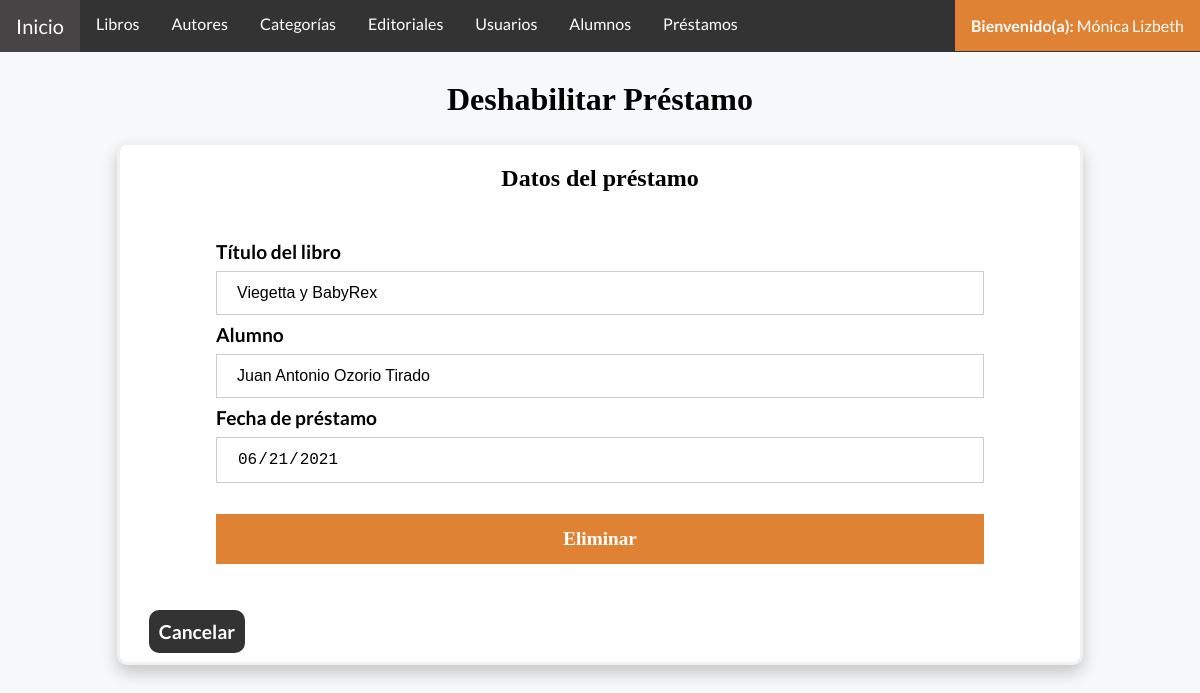
Screenshot of /prestamoDeshabilitar.php?id=1 (signed in) with the database file from the repository.
### tables this page shows
CREATE TABLE `prestamos` (
  `idPrestamo` int(11) NOT NULL AUTO_INCREMENT,
  `idLibro` int(11) NOT NULL,
  `idUsuario` int(11) NOT NULL,
  `idAlumno` int(11) NOT NULL,
  `fechaPrestamo` date NOT NULL,
  `fechaDevolucion` date DEFAULT NULL,
  `status` varchar(20) NOT NULL,
  PRIMARY KEY (`idPrestamo`),
  KEY `idLibro` (`idLibro`),
  KEY `idUsuario` (`idUsuario`),
  KEY `idAlumno` (`idAlumno`),
  CONSTRAINT `prestamos_ibfk_1` FOREIGN KEY (`idLibro`) REFERENCES `libros` (`idLibro`),
  CONSTRAINT `prestamos_ibfk_2` FOREIGN KEY (`idUsuario`) REFERENCES `usuarios` (`idUsuario`),
  CONSTRAINT `prestamos_ibfk_3` FOREIGN KEY (`idAlumno`) REFERENCES `alumnos` (`idAlumno`)
);

CREATE TABLE `libros` (
  `idLibro` int(11) NOT NULL AUTO_INCREMENT,
  `titulo` varchar(200) NOT NULL,
  `paginas` int(11) NOT NULL,
  `descripcion` varchar(1100) NOT NULL,
  `pais` varchar(20) DEFAULT NULL,
  `fechaPublicacion` date NOT NULL,
  `idioma` varchar(20) DEFAULT NULL,
  `isbn` varchar(13) DEFAULT NULL,
  `existencia` int(11) NOT NULL,
  `idCategoria` int(11) NOT NULL,
  `idEditorial` int(11) NOT NULL,
  `numlibro` varchar(5) NOT NULL,
  `status` varchar(20) NOT NULL,
  PRIMARY KEY (`idLibro`),
  KEY `idCategoria` (`idCategoria`),
  KEY `idEditorial` (`idEditorial`),
  CONSTRAINT `libros_ibfk_1` FOREIGN KEY (`idCategoria`) REFERENCES `categorias` (`idCategoria`),
  CONSTRAINT `libros_ibfk_2` FOREIGN KEY (`idEditorial`) REFERENCES `editoriales` (`idEditorial`)
);

CREATE TABLE `alumnos` (
  `idAlumno` int(11) NOT NULL AUTO_INCREMENT,
  `nombre` varchar(50) NOT NULL,
  `apellidoPaterno` varchar(30) NOT NULL,
  `apellidoMaterno` varchar(30) DEFAULT NULL,
  `matricula` varchar(9) NOT NULL,
  `deudor` varchar(20) NOT NULL,
  `status` varchar(20) NOT NULL,
  PRIMARY KEY (`idAlumno`)
);

### Conexion.php (called while the page is built, shortened)
<?php
    class Server {
        public $server;
        public $user;
        public $pass;
        public $db;
        public $conexion;
        public function conectar() {
            $this->conexion = new mysqli( $this->server, $this->user, $this->pass, $this->db );
        }
        public function buscarPrestamo($prestamo) {
            if (is_int($prestamo)){
                     $sql = "CALL buscarPrestamoID('$prestamo');";
            }else{
                     $sql = "CALL buscarPrestamo('$prestamo');";
            }
           if($sentencia = $this->conexion->prepare($sql)){
            $sentencia->execute();
            if($resultado = $sentencia->get_result() )
            return $resultado;
            }
        }
    }
    $server = new Server;
    $server->server = "127.0.0.1";
    $server->user = "root";
    $server->pass = "";
    $server->db = "bd_biblioteca";
?>

### prestamoDeshabilitar.php (the view, shortened to what this page needs)
<?php
    include("Conexion.php");
    if (isset($_GET["id"])){
        $id = (int)$_GET["id"];
        $datos = $server->buscarPrestamo($id);
        if ($fila = mysqli_fetch_array($datos)){
            $fecha = $fila['fechaPrestamo'];
            $libro = $fila['titulo'];
            $alumno = $fila['nombre']." ".$fila['apellidoPaterno']." ".$fila['apellidoMaterno'];
        }else{
            header("Location: prestamoConsultar.php");
        }
    }else{
        header("Location: prestamoConsultar.php");
    }
?>
<!DOCTYPE html>
<html lang="es">
<head>
    <link href="css/Estilo.css" rel="stylesheet">
</head>
<body>
    <?php
    include("barraNavegacion.php");
    ?>
    <header>
        <div class="titulo">
            <h1>Deshabilitar Préstamo</h1>
        </div>
    </header>
    <div class="frmFormulario">
        <h2>Datos del préstamo</h2>
        <form method="post" action= 'prestamoDeshabilitar.php?id=<?php echo $id;?>'>
             <div class="frmMargen">
                <label>Título del libro</label>
                <input value= "<?php echo $libro; ?>" name="fecha" type="text" readonly>
                <label>Alumno</label>
                <input value= "<?php echo $alumno; ?>" name="fecha" type="text" readonly>
                <label>Fecha de préstamo</label>
                <input value= "<?php echo $fecha; ?>" name="fecha" type="date" readonly>
                <button type="submit" name="eliminar">Eliminar</button>
            </div>
        </form>
        <a class = "cancel" href="prestamoConsultar.php">Cancelar</a> <br><br>
    </div>
</body>
</html>

### css/Estilo.css (style rules this page uses)
body { margin: 0; padding: 0; background-color: #F6F8FA; font-family: 'Lato', sans-serif; }
.frmFormulario, .inicio { background-color: white; border: 3px solid #f1f1f1; margin: 5%; margin-top: 2%; margin-right: auto; margin-left: auto; width: 80%; border-radius: 10px; box-shadow: 0px 8px 16px 0px rgba(0,0,0,0.2); ; }
.frmFormulario input[type=text],.frmFormulario input[type=password], .frmFormulario input[type=email], .frmFormulario textarea, .frmFormulario input[type=number], .frmFormulario input[type=date], .frmFormulario select { width: 100%; padding: 12px 20px; margin: 8px 0; display: inline-block; border: 1px solid #ccc; box-sizing: border-box; font-size: 16px; resize: none; }
.frmFormulario button { background-color:#e08234; color: white; padding: 14px 20px; margin: 8px 0; border: none; cursor: pointer; width: 100%; margin-top: 3%; font-family: 'Times New Roman', Times, serif; }
.frmFormulario label, .frmFormulario button { font-weight: bold; font-size: larger; }
h4,h3,h2,h1 { text-align: center; font-family: 'Cambria', Times, serif; }
.frmMargen, .frmMargen2 { margin: 10%; margin-top: 5%; margin-bottom: 5%; }
.cancel, .agregar { color: #ffff; text-decoration: none; font-size: larger; padding: 10px 10px; margin: 3%; border-radius: 10px; font-weight: bold; }
.cancel { background-color: #333; }

### rows the page displays
prestamos: fecha "Viegetta y BabyRex", fecha "Juan Antonio Ozorio Tirado", fecha "06/21/2021"

### other values shown
$_SESSION['nombres'] "Mónica Lizbeth"
